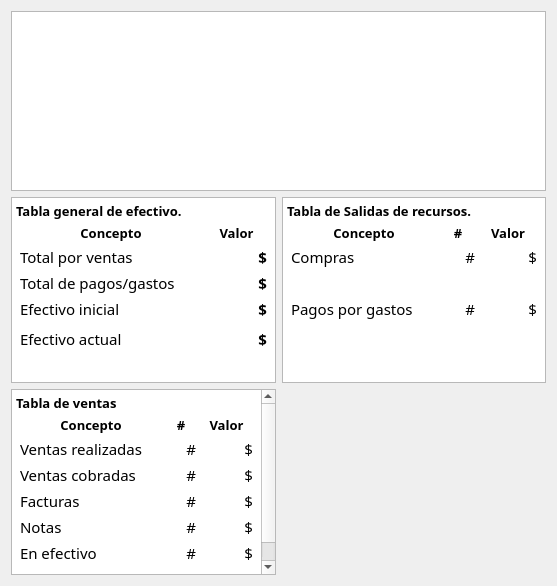
           <widget class="QWidget" name="scrollAreaWidgetContents">
            <property name="geometry">
             <rect>
              <x>0</x>
              <y>0</y>
              <width>557</width>
              <height>586</height>
             </rect>
            </property>
            <layout class="QVBoxLayout" name="verticalLayout_5">
             <item>
              <widget class="QTextEdit" name="textEdit"/>
             </item>
             <item>
              <layout class="QGridLayout" name="gridLayout_2">
               <item row="1" column="0">
                <widget class="QTextEdit" name="teDetalles">
                 <property name="font">
                  <font>
                   <family>Droid Sans</family>
                   <pointsize>11</pointsize>
                  </font>
                 </property>
                 <property name="readOnly">
                  <bool>true</bool>
                 </property>
                 <property name="html">
                  <string>&lt;!DOCTYPE HTML PUBLIC &quot;-//W3C//DTD HTML 4.0//EN&quot; &quot;http://www.w3.org/TR/REC-html40/strict.dtd&quot;&gt;
&lt;html&gt;&lt;head&gt;&lt;meta name=&quot;qrichtext&quot; content=&quot;1&quot; /&gt;&lt;style type=&quot;text/css&quot;&gt;
p, li { white-space: pre-wrap; }
&lt;/style&gt;&lt;/head&gt;&lt;body style=&quot; font-family:'Droid Sans'; font-size:11pt; font-weight:400; font-style:normal;&quot;&gt;
&lt;p style=&quot; margin-top:14px; margin-bottom:12px; margin-left:0px; margin-right:0px; -qt-block-indent:0; text-indent:0px;&quot;&gt;&lt;span style=&quot; font-family:'Sans'; font-size:10pt; font-weight:600;&quot;&gt;Tabla de ventas&lt;/span&gt;&lt;/p&gt;
&lt;table border=&quot;0&quot; style=&quot; margin-top:0px; margin-bottom:0px; margin-left:0px; margin-right:0px;&quot; width=&quot;100%&quot; cellspacing=&quot;4&quot; cellpadding=&quot;0&quot;&gt;
&lt;tr&gt;
&lt;td&gt;
&lt;p align=&quot;center&quot; style=&quot; margin-top:0px; margin-bottom:0px; margin-left:0px; margin-right:0px; -qt-block-indent:0; text-indent:0px;&quot;&gt;&lt;span style=&quot; font-family:'Sans'; font-size:10pt; font-weight:600;&quot;&gt;Concepto&lt;/span&gt;&lt;/p&gt;&lt;/td&gt;
&lt;td&gt;
&lt;p align=&quot;center&quot; style=&quot; margin-top:0px; margin-bottom:0px; margin-left:0px; margin-right:0px; -qt-block-indent:0; text-indent:0px;&quot;&gt;&lt;span style=&quot; font-family:'Sans'; font-size:10pt; font-weight:600;&quot;&gt;#&lt;/span&gt;&lt;/p&gt;&lt;/td&gt;
&lt;td&gt;
&lt;p align=&quot;center&quot; style=&quot; margin-top:0px; margin-bottom:0px; margin-left:0px; margin-right:0px; -qt-block-indent:0; text-indent:0px;&quot;&gt;&lt;span style=&quot; font-family:'Sans'; font-size:10pt; font-weight:600;&quot;&gt;Valor&lt;/span&gt;&lt;/p&gt;&lt;/td&gt;&lt;/tr&gt;
&lt;tr&gt;
&lt;td&gt;
&lt;p style=&quot; margin-top:0px; margin-bottom:0px; margin-left:0px; margin-right:0px; -qt-block-indent:0; text-indent:0px;&quot;&gt;&lt;span style=&quot; font-family:'Sans';&quot;&gt;Ventas realizadas&lt;/span&gt;&lt;/p&gt;&lt;/td&gt;
&lt;td&gt;
&lt;p align=&quot;right&quot; style=&quot; margin-top:0px; margin-bottom:0px; margin-left:0px; margin-right:0px; -qt-block-indent:0; text-indent:0px;&quot;&gt;&lt;span style=&quot; font-family:'Sans';&quot;&gt;#&lt;/span&gt;&lt;/p&gt;&lt;/td&gt;
&lt;td&gt;
&lt;p align=&quot;right&quot; style=&quot; margin-top:0px; margin-bottom:0px; margin-left:0px; margin-right:0px; -qt-block-indent:0; text-indent:0px;&quot;&gt;&lt;span style=&quot; font-family:'Sans';&quot;&gt;$&lt;/span&gt;&lt;/p&gt;&lt;/td&gt;&lt;/tr&gt;
&lt;tr&gt;
&lt;td&gt;
&lt;p style=&quot; margin-top:0px; margin-bottom:0px; margin-left:0px; margin-right:0px; -qt-block-indent:0; text-indent:0px;&quot;&gt;&lt;span style=&quot; font-family:'Sans';&quot;&gt;Ventas cobradas&lt;/span&gt;&lt;/p&gt;&lt;/td&gt;
&lt;td&gt;
&lt;p align=&quot;right&quot; style=&quot; margin-top:0px; margin-bottom:0px; margin-left:0px; margin-right:0px; -qt-block-indent:0; text-indent:0px;&quot;&gt;&lt;span style=&quot; font-family:'Sans';&quot;&gt;#&lt;/span&gt;&lt;/p&gt;&lt;/td&gt;
&lt;td&gt;
&lt;p align=&quot;right&quot; style=&quot; margin-top:0px; margin-bottom:0px; margin-left:0px; margin-right:0px; -qt-block-indent:0; text-indent:0px;&quot;&gt;&lt;span style=&quot; font-family:'Sans';&quot;&gt;$&lt;/span&gt;&lt;/p&gt;&lt;/td&gt;&lt;/tr&gt;
&lt;tr&gt;
&lt;td&gt;
&lt;p style=&quot; margin-top:0px; margin-bottom:0px; margin-left:0px; margin-right:0px; -qt-block-indent:0; text-indent:0px;&quot;&gt;&lt;span style=&quot; font-family:'Sans';&quot;&gt;Facturas&lt;/span&gt;&lt;/p&gt;&lt;/td&gt;
&lt;td&gt;
&lt;p align=&quot;right&quot; style=&quot; margin-top:0px; margin-bottom:0px; margin-left:0px; margin-right:0px; -qt-block-indent:0; text-indent:0px;&quot;&gt;&lt;span style=&quot; font-family:'Sans';&quot;&gt;#&lt;/span&gt;&lt;/p&gt;&lt;/td&gt;
&lt;td&gt;
&lt;p align=&quot;right&quot; style=&quot; margin-top:0px; margin-bottom:0px; margin-left:0px; margin-right:0px; -qt-block-indent:0; text-indent:0px;&quot;&gt;&lt;span style=&quot; font-family:'Sans';&quot;&gt;$&lt;/span&gt;&lt;/p&gt;&lt;/td&gt;&lt;/tr&gt;
&lt;tr&gt;
&lt;td&gt;
&lt;p style=&quot; margin-top:0px; margin-bottom:0px; margin-left:0px; margin-right:0px; -qt-block-indent:0; text-indent:0px;&quot;&gt;&lt;span style=&quot; font-family:'Sans';&quot;&gt;Notas&lt;/span&gt;&lt;/p&gt;&lt;/td&gt;
&lt;td&gt;
&lt;p align=&quot;right&quot; style=&quot; margin-top:0px; margin-bottom:0px; margin-left:0px; margin-right:0px; -qt-block-indent:0; text-indent:0px;&quot;&gt;&lt;span style=&quot; font-family:'Sans';&quot;&gt;#&lt;/span&gt;&lt;/p&gt;&lt;/td&gt;
&lt;td&gt;
&lt;p align=&quot;right&quot; style=&quot; margin-top:0px; margin-bottom:0px; margin-left:0px; margin-right:0px; -qt-block-indent:0; text-indent:0px;&quot;&gt;&lt;span style=&quot; font-family:'Sans';&quot;&gt;$&lt;/span&gt;&lt;/p&gt;&lt;/td&gt;&lt;/tr&gt;
&lt;tr&gt;
&lt;td&gt;
&lt;p style=&quot; margin-top:0px; margin-bottom:0px; margin-left:0px; margin-right:0px; -qt-block-indent:0; text-indent:0px;&quot;&gt;&lt;span style=&quot; font-family:'Sans';&quot;&gt;En efectivo&lt;/span&gt;&lt;/p&gt;&lt;/td&gt;
&lt;td&gt;
&lt;p align=&quot;right&quot; style=&quot; margin-top:0px; margin-bottom:0px; margin-left:0px; margin-right:0px; -qt-block-indent:0; text-indent:0px;&quot;&gt;&lt;span style=&quot; font-family:'Sans';&quot;&gt;#&lt;/span&gt;&lt;/p&gt;&lt;/td&gt;
&lt;td&gt;
&lt;p align=&quot;right&quot; style=&quot; margin-top:0px; margin-bottom:0px; margin-left:0px; margin-right:0px; -qt-block-indent:0; text-indent:0px;&quot;&gt;&lt;span style=&quot; font-family:'Sans';&quot;&gt;$&lt;/span&gt;&lt;/p&gt;&lt;/td&gt;&lt;/tr&gt;
&lt;tr&gt;
&lt;td&gt;
&lt;p style=&quot; margin-top:0px; margin-bottom:0px; margin-left:0px; margin-right:0px; -qt-block-indent:0; text-indent:0px;&quot;&gt;&lt;span style=&quot; font-family:'Sans';&quot;&gt;En credito&lt;/span&gt;&lt;/p&gt;&lt;/td&gt;
&lt;td&gt;
&lt;p align=&quot;right&quot; style=&quot; margin-top:0px; margin-bottom:0px; margin-left:0px; margin-right:0px; -qt-block-indent:0; text-indent:0px;&quot;&gt;&lt;span style=&quot; font-family:'Sans';&quot;&gt;#&lt;/span&gt;&lt;/p&gt;&lt;/td&gt;
&lt;td&gt;
&lt;p align=&quot;right&quot; style=&quot; margin-top:0px; margin-bottom:0px; margin-left:0px; margin-right:0px; -qt-block-indent:0; text-indent:0px;&quot;&gt;&lt;span style=&quot; font-family:'Sans';&quot;&gt;$&lt;/span&gt;&lt;/p&gt;&lt;/td&gt;&lt;/tr&gt;&lt;/table&gt;&lt;/body&gt;&lt;/html&gt;</string>
                 </property>
                 <property name="textInteractionFlags">
                  <set>Qt::TextBrowserInteraction</set>
                 </property>
                </widget>
               </item>
               <item row="0" column="0">
                <widget class="QTextEdit" name="teDetalles_3">
                 <property name="font">
                  <font>
                   <family>Droid Sans</family>
                   <pointsize>11</pointsize>
                  </font>
                 </property>
                 <property name="readOnly">
                  <bool>true</bool>
                 </property>
                 <property name="html">
                  <string>&lt;!DOCTYPE HTML PUBLIC &quot;-//W3C//DTD HTML 4.0//EN&quot; &quot;http://www.w3.org/TR/REC-html40/strict.dtd&quot;&gt;
&lt;html&gt;&lt;head&gt;&lt;meta name=&quot;qrichtext&quot; content=&quot;1&quot; /&gt;&lt;style type=&quot;text/css&quot;&gt;
p, li { white-space: pre-wrap; }
&lt;/style&gt;&lt;/head&gt;&lt;body style=&quot; font-family:'Droid Sans'; font-size:11pt; font-weight:400; font-style:normal;&quot;&gt;
&lt;p style=&quot; margin-top:14px; margin-bottom:12px; margin-left:0px; margin-right:0px; -qt-block-indent:0; text-indent:0px;&quot;&gt;&lt;span style=&quot; font-family:'Sans'; font-size:10pt; font-weight:600;&quot;&gt;Tabla general de efectivo.&lt;/span&gt;&lt;/p&gt;
&lt;table border=&quot;0&quot; style=&quot; margin-top:0px; margin-bottom:0px; margin-left:0px; margin-right:0px;&quot; width=&quot;100%&quot; cellspacing=&quot;4&quot; cellpadding=&quot;0&quot;&gt;
&lt;tr&gt;
&lt;td&gt;
&lt;p align=&quot;center&quot; style=&quot; margin-top:0px; margin-bottom:0px; margin-left:0px; margin-right:0px; -qt-block-indent:0; text-indent:0px;&quot;&gt;&lt;span style=&quot; font-family:'Sans'; font-size:10pt; font-weight:600;&quot;&gt;Concepto&lt;/span&gt;&lt;/p&gt;&lt;/td&gt;
&lt;td&gt;
&lt;p align=&quot;center&quot; style=&quot; margin-top:0px; margin-bottom:0px; margin-left:0px; margin-right:0px; -qt-block-indent:0; text-indent:0px;&quot;&gt;&lt;span style=&quot; font-family:'Sans'; font-size:10pt; font-weight:600;&quot;&gt;Valor&lt;/span&gt;&lt;/p&gt;&lt;/td&gt;&lt;/tr&gt;
&lt;tr&gt;
&lt;td&gt;
&lt;p style=&quot; margin-top:0px; margin-bottom:0px; margin-left:0px; margin-right:0px; -qt-block-indent:0; text-indent:0px;&quot;&gt;&lt;span style=&quot; font-family:'Sans';&quot;&gt;Total por ventas&lt;/span&gt;&lt;/p&gt;&lt;/td&gt;
&lt;td&gt;
&lt;p align=&quot;right&quot; style=&quot; margin-top:0px; margin-bottom:0px; margin-left:0px; margin-right:0px; -qt-block-indent:0; text-indent:0px;&quot;&gt;&lt;span style=&quot; font-family:'Sans'; font-weight:600;&quot;&gt;$&lt;/span&gt;&lt;/p&gt;&lt;/td&gt;&lt;/tr&gt;
&lt;tr&gt;
&lt;td&gt;
&lt;p style=&quot; margin-top:0px; margin-bottom:0px; margin-left:0px; margin-right:0px; -qt-block-indent:0; text-indent:0px;&quot;&gt;&lt;span style=&quot; font-family:'Sans';&quot;&gt;Total de pagos/gastos&lt;/span&gt;&lt;/p&gt;&lt;/td&gt;
&lt;td&gt;
&lt;p align=&quot;right&quot; style=&quot; margin-top:0px; margin-bottom:0px; margin-left:0px; margin-right:0px; -qt-block-indent:0; text-indent:0px;&quot;&gt;&lt;span style=&quot; font-family:'Sans'; font-weight:600;&quot;&gt;$&lt;/span&gt;&lt;/p&gt;&lt;/td&gt;&lt;/tr&gt;
&lt;tr&gt;
&lt;td&gt;
&lt;p style=&quot; margin-top:12px; margin-bottom:12px; margin-left:0px; margin-right:0px; -qt-block-indent:0; text-indent:0px;&quot;&gt;Efectivo inicial&lt;/p&gt;&lt;/td&gt;
&lt;td&gt;
&lt;p align=&quot;right&quot; style=&quot; margin-top:0px; margin-bottom:0px; margin-left:0px; margin-right:0px; -qt-block-indent:0; text-indent:0px;&quot;&gt;&lt;span style=&quot; font-family:'Sans'; font-weight:600;&quot;&gt;$&lt;/span&gt;&lt;/p&gt;&lt;/td&gt;&lt;/tr&gt;&lt;/table&gt;
&lt;table border=&quot;0&quot; style=&quot; margin-top:0px; margin-bottom:0px; margin-left:0px; margin-right:0px;&quot; width=&quot;100%&quot; cellspacing=&quot;4&quot; cellpadding=&quot;0&quot;&gt;
&lt;tr&gt;
&lt;td&gt;
&lt;p style=&quot; margin-top:12px; margin-bottom:12px; margin-left:0px; margin-right:0px; -qt-block-indent:0; text-indent:0px;&quot;&gt;Efectivo actual&lt;/p&gt;&lt;/td&gt;
&lt;td&gt;
&lt;p align=&quot;right&quot; style=&quot; margin-top:0px; margin-bottom:0px; margin-left:0px; margin-right:0px; -qt-block-indent:0; text-indent:0px;&quot;&gt;&lt;span style=&quot; font-family:'Sans'; font-weight:600;&quot;&gt;$&lt;/span&gt;&lt;/p&gt;&lt;/td&gt;&lt;/tr&gt;&lt;/table&gt;&lt;/body&gt;&lt;/html&gt;</string>
                 </property>
                </widget>
               </item>
               <item row="0" column="1">
                <widget class="QTextEdit" name="teDetalles_2">
                 <property name="font">
                  <font>
                   <family>Droid Sans</family>
                   <pointsize>11</pointsize>
                  </font>
                 </property>
                 <property name="readOnly">
                  <bool>true</bool>
                 </property>
                 <property name="html">
                  <string>&lt;!DOCTYPE HTML PUBLIC &quot;-//W3C//DTD HTML 4.0//EN&quot; &quot;http://www.w3.org/TR/REC-html40/strict.dtd&quot;&gt;
&lt;html&gt;&lt;head&gt;&lt;meta name=&quot;qrichtext&quot; content=&quot;1&quot; /&gt;&lt;style type=&quot;text/css&quot;&gt;
p, li { white-space: pre-wrap; }
&lt;/style&gt;&lt;/head&gt;&lt;body style=&quot; font-family:'Droid Sans'; font-size:11pt; font-weight:400; font-style:normal;&quot;&gt;
&lt;p style=&quot; margin-top:14px; margin-bottom:12px; margin-left:0px; margin-right:0px; -qt-block-indent:0; text-indent:0px;&quot;&gt;&lt;span style=&quot; font-family:'Sans'; font-size:10pt; font-weight:600;&quot;&gt;Tabla de Salidas de recursos.&lt;/span&gt;&lt;/p&gt;
&lt;table border=&quot;0&quot; style=&quot; margin-top:0px; margin-bottom:0px; margin-left:0px; margin-right:0px;&quot; width=&quot;100%&quot; cellspacing=&quot;4&quot; cellpadding=&quot;0&quot;&gt;
&lt;tr&gt;
&lt;td&gt;
&lt;p align=&quot;center&quot; style=&quot; margin-top:0px; margin-bottom:0px; margin-left:0px; margin-right:0px; -qt-block-indent:0; text-indent:0px;&quot;&gt;&lt;span style=&quot; font-family:'Sans'; font-size:10pt; font-weight:600;&quot;&gt;Concepto&lt;/span&gt;&lt;/p&gt;&lt;/td&gt;
&lt;td&gt;
&lt;p align=&quot;center&quot; style=&quot; margin-top:0px; margin-bottom:0px; margin-left:0px; margin-right:0px; -qt-block-indent:0; text-indent:0px;&quot;&gt;&lt;span style=&quot; font-family:'Sans'; font-size:10pt; font-weight:600;&quot;&gt;#&lt;/span&gt;&lt;/p&gt;&lt;/td&gt;
&lt;td&gt;
&lt;p align=&quot;center&quot; style=&quot; margin-top:0px; margin-bottom:0px; margin-left:0px; margin-right:0px; -qt-block-indent:0; text-indent:0px;&quot;&gt;&lt;span style=&quot; font-family:'Sans'; font-size:10pt; font-weight:600;&quot;&gt;Valor&lt;/span&gt;&lt;/p&gt;&lt;/td&gt;&lt;/tr&gt;
&lt;tr&gt;
&lt;td&gt;
&lt;p style=&quot; margin-top:0px; margin-bottom:0px; margin-left:0px; margin-right:0px; -qt-block-indent:0; text-indent:0px;&quot;&gt;&lt;span style=&quot; font-family:'Sans';&quot;&gt;Compras &lt;/span&gt;&lt;/p&gt;&lt;/td&gt;
&lt;td&gt;
&lt;p align=&quot;right&quot; style=&quot; margin-top:0px; margin-bottom:0px; margin-left:0px; margin-right:0px; -qt-block-indent:0; text-indent:0px;&quot;&gt;&lt;span style=&quot; font-family:'Sans';&quot;&gt;#&lt;/span&gt;&lt;/p&gt;&lt;/td&gt;
&lt;td&gt;
&lt;p align=&quot;right&quot; style=&quot; margin-top:0px; margin-bottom:0px; margin-left:0px; margin-right:0px; -qt-block-indent:0; text-indent:0px;&quot;&gt;&lt;span style=&quot; font-family:'Sans';&quot;&gt;$&lt;/span&gt;&lt;/p&gt;&lt;/td&gt;&lt;/tr&gt;
&lt;tr&gt;
&lt;td&gt;&lt;/td&gt;
&lt;td&gt;&lt;/td&gt;
&lt;td&gt;&lt;/td&gt;&lt;/tr&gt;
&lt;tr&gt;
&lt;td&gt;
&lt;p style=&quot; margin-top:0px; margin-bottom:0px; margin-left:0px; margin-right:0px; -qt-block-indent:0; text-indent:0px;&quot;&gt;&lt;span style=&quot; font-family:'Sans';&quot;&gt;Pagos por gastos&lt;/span&gt;&lt;/p&gt;&lt;/td&gt;
&lt;td&gt;
&lt;p align=&quot;right&quot; style=&quot; margin-top:0px; margin-bottom:0px; margin-left:0px; margin-right:0px; -qt-block-indent:0; text-indent:0px;&quot;&gt;&lt;span style=&quot; font-family:'Sans';&quot;&gt;#&lt;/span&gt;&lt;/p&gt;&lt;/td&gt;
&lt;td&gt;
&lt;p align=&quot;right&quot; style=&quot; margin-top:0px; margin-bottom:0px; margin-left:0px; margin-right:0px; -qt-block-indent:0; text-indent:0px;&quot;&gt;&lt;span style=&quot; font-family:'Sans';&quot;&gt;$&lt;/span&gt;&lt;/p&gt;&lt;/td&gt;&lt;/tr&gt;
&lt;tr&gt;
&lt;td&gt;&lt;/td&gt;
&lt;td&gt;&lt;/td&gt;
&lt;td&gt;&lt;/td&gt;&lt;/tr&gt;&lt;/table&gt;&lt;/body&gt;&lt;/html&gt;</string>
                 </property>
                </widget>
               </item>
              </layout>
             </item>
            </layout>
           </widget>
